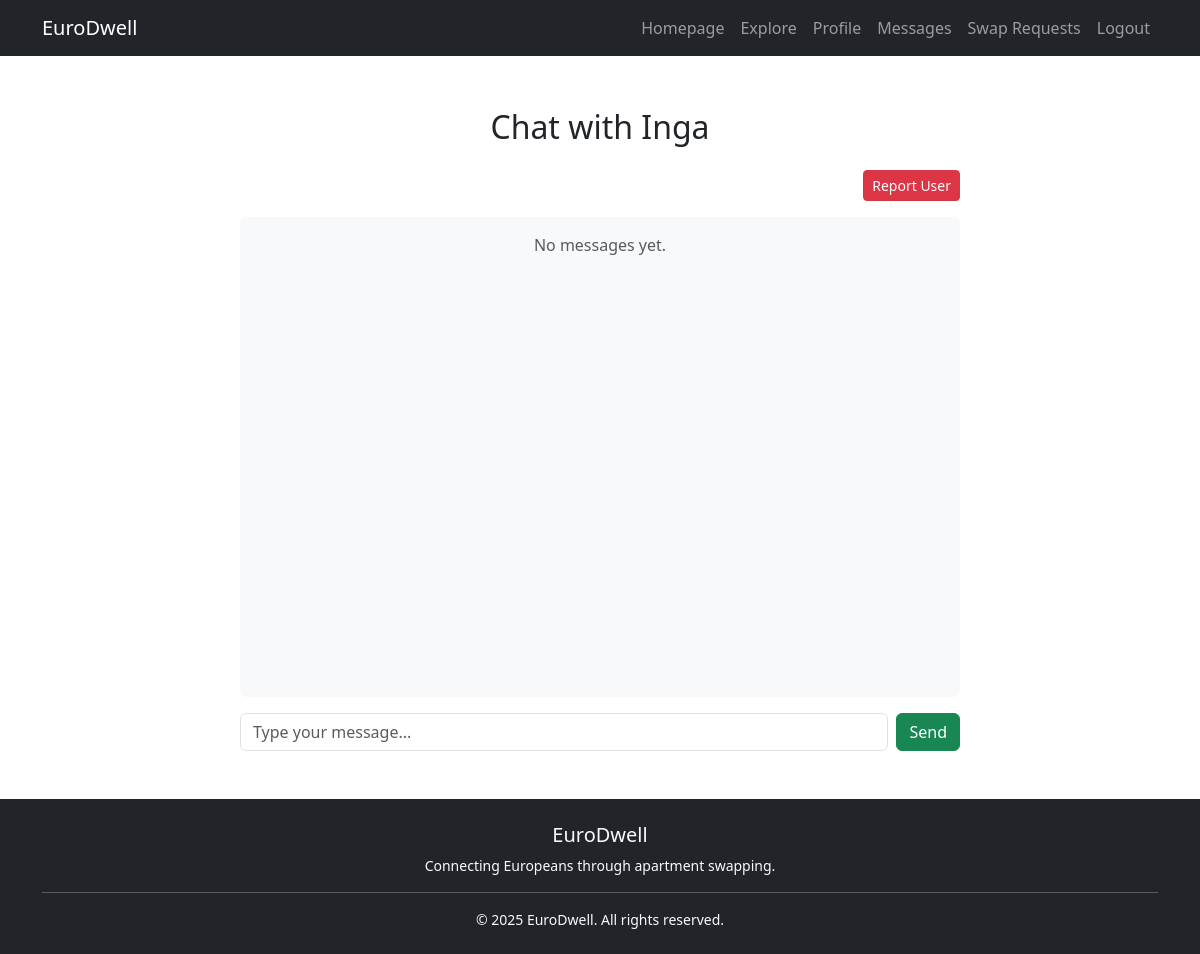
/messages/5/ (signed in), run on an earlier commit of the app's database.
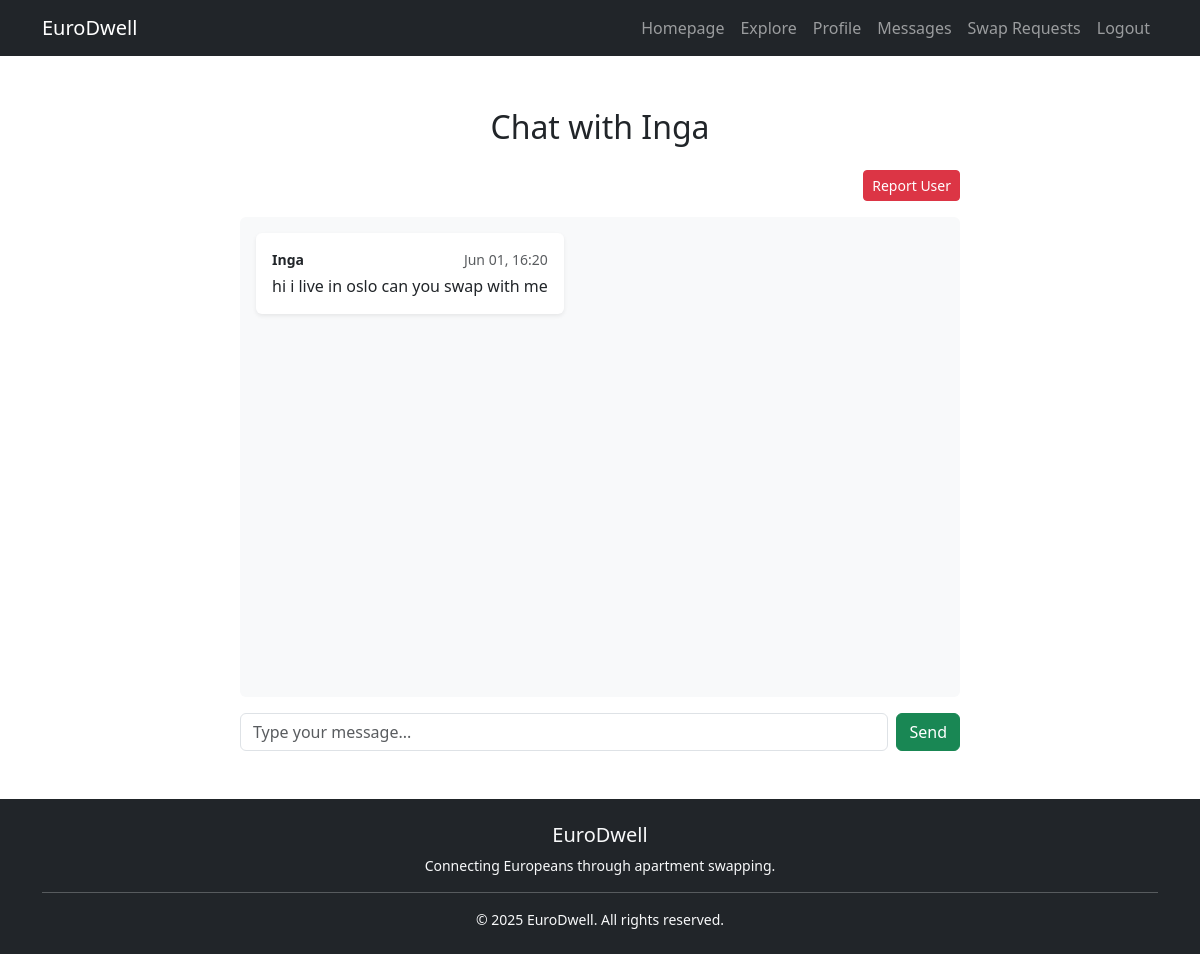
And on a later commit of the database.
### app/models.py (models this page shows, shortened)
class Message(models.Model):
    sender = models.ForeignKey(User, related_name="sent_messages", on_delete=models.CASCADE)
    receiver = models.ForeignKey(User, related_name="received_messages", on_delete=models.CASCADE)
    content = models.TextField()
    created_at = models.DateTimeField(auto_now_add=True)
    is_read = models.BooleanField(default=False)

### app/views.py (the view)
# urls.py: path('messages/<int:recipient_id>/', views.chat_with_user, name='chat_with_user'),
@login_required
def chat_with_user(request, recipient_id):
    recipient = get_object_or_404(User, id=recipient_id)
    if recipient == request.user:
        messages.error(request, "You cannot send a message to yourself.")
        return redirect("chat_inbox")
    messages_sent = Message.objects.filter(sender=request.user, receiver=recipient)
    messages_received = Message.objects.filter(sender=recipient, receiver=request.user)
    messages_received.filter(is_read=False).update(is_read=True)
    all_messages = sorted(
        chain(messages_sent, messages_received),
        key=lambda m: m.created_at
    )
    if request.method == "POST":
        form = MessageForm(request.POST)
        if form.is_valid():
            msg = form.save(commit=False)
            msg.sender = request.user
            msg.receiver = recipient
            msg.save()
            return redirect('chat_with_user', recipient_id=recipient.id)
    else:
        form = MessageForm()
    return render(request, "chat_with_user.html", {
        "all_messages": all_messages,
        "recipient": recipient,
        "form": form,
    })

### app/forms.py (shortened to what this page needs)
class MessageForm(forms.ModelForm):
    class Meta:
        model = Message
        fields = ['content']
        widgets = {
            'content': forms.TextInput(attrs={
                'class': 'form-control w-100',
                'placeholder': 'Type your message...'
            }),
        }

### app/context_processors.py (called while the page is built)
def unread_message_count(request):
    if request.user.is_authenticated:
        count = Message.objects.filter(receiver=request.user, is_read=False).count()
        return {'unread_message_count': count}
    return {}

def pending_swap_requests_count(request):
    if request.user.is_authenticated:
        count = SwapRequest.objects.filter(
            apartment_requested__user=request.user,
            status='Pending'
        ).count()
        return {'pending_swap_requests_count': count}
    return {}

### app/templates/chat_with_user.html (shortened to what this page needs)
{% extends 'base.html' %}
{% block content %}
<div class="container">
    <div class="row justify-content-center">
        <div class="col-md-8">
            <h2 class="my-4 text-center">Chat with {{ recipient.username }}</h2>
            {% if user.is_authenticated and user.id != recipient.id %}
                <div class="mb-3 text-end">
                    <a href="{% url 'report_user' recipient.id %}" class="btn btn-danger btn-sm">Report User</a>
                </div>
            {% endif %}
            <div class="bg-light rounded p-3 mb-3" style="height: 60vh; overflow-y: scroll;">
                {% for message in all_messages %}
                    <div class="d-flex mb-3 {% if message.sender == request.user %}justify-content-end{% else %}justify-content-start{% endif %}">
                        <div class="p-3 rounded shadow-sm {% if message.sender == request.user %}bg-primary text-white{% else %}bg-white text-dark{% endif %}" style="max-width: 70%;">
                            <div class="mb-1 small">
                                <strong>{% if message.sender == request.user %}You{% else %}{{ message.sender.username }}{% endif %}</strong>
                                <span class="text-muted float-end">{{ message.created_at|date:"M d, H:i" }}</span>
                            </div>
                            <div>{{ message.content }}</div>
                        </div>
                    </div>
                {% empty %}
                    <p class="text-muted text-center">No messages yet.</p>
                {% endfor %}
            </div>
            <form method="post">
                <div class="d-flex">
                    {{ form.content }}
                    <button type="submit" class="btn btn-success ms-2">Send</button>
                </div>
            </form>
        </div>
    </div>
</div>
{% endblock %}

What changed in the data, as far as the page shows it:
added Message: sender.username "Inga", created_at "Jun 01, 16:20", content "hi i live in oslo can you swap with me"
Also different on the page:
text no longer shown: "No messages yet."
